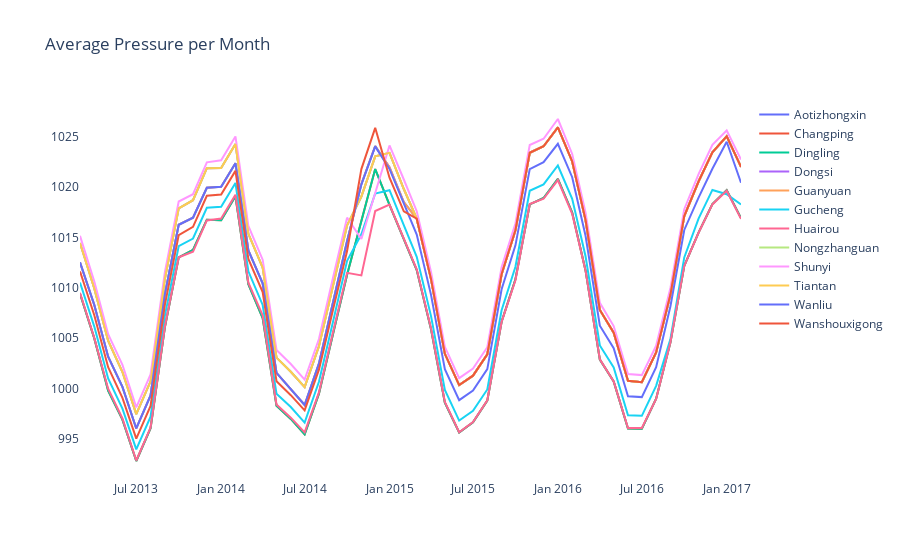

Notebook code for this chart:
### Markdown cell above
#### Pressure (PRES)

### Code cell
fig = go.Figure()

for station in stations:
    fig.add_trace(go.Scatter(
        x=v1[v1['station'] == station]['year_month'],
        y=v1[v1['station'] == station]['PRES'], 
        mode='lines', 
        name=station 
    ))

fig.update_layout(
    title='Average Pressure per Month',
    showlegend=True,
    plot_bgcolor='white',
)
